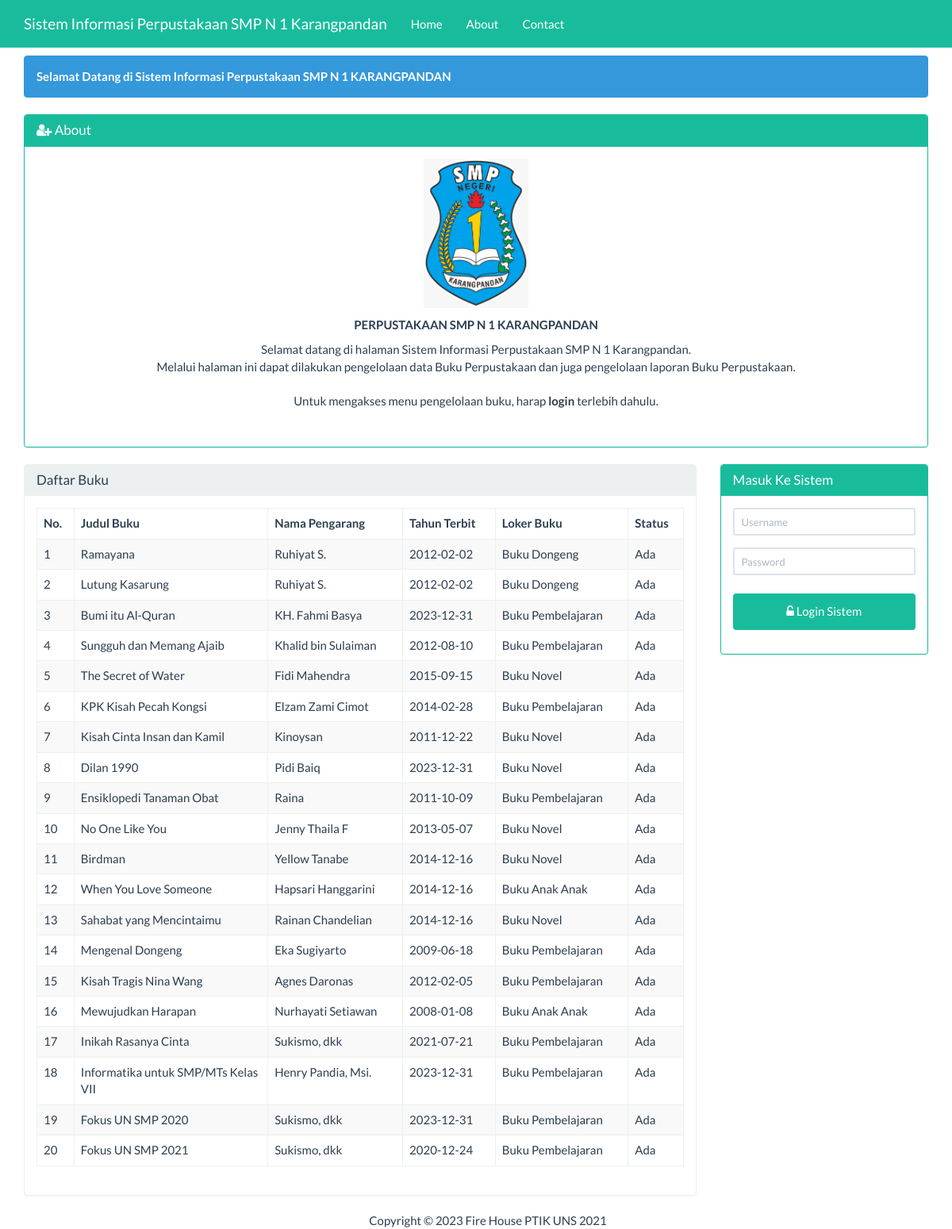
The page / on the database its author committed.
### tables this page shows
CREATE TABLE `buku` (
  `id` int(5) NOT NULL,
  `loker_buku` varchar(25) NOT NULL,
  `no_rak` int(5) NOT NULL,
  `no_laci` int(5) NOT NULL,
  `no_boks` int(5) NOT NULL,
  `judul_buku` varchar(100) NOT NULL,
  `nama_pengarang` varchar(100) NOT NULL,
  `tahun_terbit` date NOT NULL,
  `penerima` varchar(50) NOT NULL,
  `penerbit` varchar(50) NOT NULL,
  `status` varchar(25) NOT NULL,
  `keterangan` varchar(100) NOT NULL
);

### beranda.php (the view, shortened to what this page needs)
<div class="container">
    <div class="row">
        <div class ="col-xs-12">
            <div class="alert alert-info">
                <strong>Selamat Datang di Sistem Informasi Perpustakaan SMP N 1 KARANGPANDAN</strong>
            </div>
        </div>
    </div>
    <div class="row">
        <div class="col-xs-12">
            <div class="panel panel-success">
                <div class="panel-heading">
                    <h3 class="panel-title"><span class="fa fa-user-plus"></span> About</h3>
                </div>
                <div class="panel-body">
                    <table id="deskripsi" class="table table-bordered table-striped table-hover">
                       <thead>
                          <p align="center"><img src="img/logo smp.jpg" width="12%"></img></p>
                          <p class="label-title" align="center"><strong>PERPUSTAKAAN SMP N 1 KARANGPANDAN</strong></p>
                          <p class="col-sm-12 col-xs-12" align="center">
                            Selamat datang di halaman Sistem Informasi Perpustakaan SMP N 1 Karangpandan.<br>
                            Melalui halaman ini dapat dilakukan pengelolaan data Buku Perpustakaan dan juga pengelolaan laporan Buku Perpustakaan.<br><br>
                            Untuk mengakses menu pengelolaan buku, harap <strong>login</strong> terlebih dahulu.<br>
                          </p>
                        </thead>
                    </table>
                </div>
            </div>
        </div>
    </div>
    <div class="row">
        <div class="col-sm-9 col-xs-12">
            <div class="panel panel-default">
                <div class="panel-heading">
                    <h3 class="panel-title">Daftar Buku</h3>
                </div>
                <div class="panel-body">
                     <table id="deskripsi" class="table table-bordered table-striped table-hover">
                        <thead>
                            <tr>
                                <th>No.</th><th width="30%">Judul Buku</th><th>Nama Pengarang</th><th>Tahun Terbit</th><th>Loker Buku</th><th>Status</th>
                            </tr>
                        </thead>
                        <tbody>
                            <?php
                            $sql = "SELECT * FROM buku";
                            $query = mysqli_query($koneksi, $sql) or die("SQL Anda Salah");
                            $nomor = 0;
                            while ($data = mysqli_fetch_array($query)) {
                                $nomor++;
                                ?>
                                <tr>
                                    <td><?= $nomor ?></td>
                                    <td><?= $data['judul_buku'] ?></td>
                                    <td><?= $data['nama_pengarang'] ?></td>
                                    <td><?= $data['tahun_terbit'] ?></td>
                                    <td><?= $data['loker_buku'] ?></td>
                                    <td><?= $data['status'] ?></td>
                                </tr>
                            <?php } ?>
                        </tbody>
                    </table>
                </div>
            </div>
        </div>
        <div class="col-sm-3 col-xs-12">
            <?php if (isset($_SESSION['username'])) { ?>
            <div class="alert alert-info">
                <strong>Welcome <?=$_SESSION['nama']?></strong>
            </div>
            <?php
           } else { ?>
            <div class="panel panel-success">
                <div class="panel-heading">
                    <h3 class="panel-title">Masuk Ke Sistem</h3>
                </div>
                <div class="panel-body">
                    <form class="form-horizontal" action="proses_login.php" method="post">
                        <div class="form-group">
                            <div class="col-sm-12">
                                <input type="text" name="user" class="form-control input-sm" placeholder="Username" required="" autocomplete="off"/>
                            </div>
                        </div>
                        <div class="form-group">
                            <div class="col-sm-12">
                                <input type="password" name="pwd" class="form-control input-sm" placeholder="Password" required="" autocomplete="off"/>
                            </div>
                        </div>
                        <div class="form-group">
                            <div class="col-sm-12">
                                <button type="submit" name="login" value="login" class="btn btn-success btn-block"><span class="fa fa-unlock-alt"></span>
                                    Login Sistem
                                </button>
                            </div>
                    </form>
                </div>
            </div>
        </div>
            <?php } ?>
    </div>
</div>

### index.php (shortened to what this page needs)
<!DOCTYPE html>
<html>
    <head>
        <link href="Assets/css/bootstrap.min.css" rel="stylesheet" type="text/css"/>
        <link href="Assets/css/dataTables.bootstrap.min.css" rel="stylesheet" type="text/css"/>
        <link href="Assets/font-awesome-4.5.0/css/font-awesome.min.css" rel="stylesheet" type="text/css"/>
    </head>
    <body>
        <?php
        require 'menu.php';
        ?>
        <?php
        require 'content.php';
        ?>
        <?php
        require 'footer.php';
        ?>
    </body>
    </html>

### menu.php (shortened to what this page needs)
<nav class="navbar navbar-inverse navbar-fixed-top">
    <div class="container">
        <div class="navbar-header">
            <a class="navbar-brand" href="?page=utama">Sistem Informasi Perpustakaan SMP N 1 Karangpandan</a>
        </div>
        <div id="navbar" class="navbar-collapse collapse">
            <ul class="nav navbar-nav">
                <li><a href="?page=utama">Home</a></li>
                <li><a href="?page=about&actions=tampil">About</a></li>
                <li><a href="?page=kontak&actions=tampil">Contact</a></li>
            </ul>
        </div>
    </div>
</nav>

### content.php (shortened to what this page needs)
<?php
@$page=$_GET['page'];
if(empty ($page)){
    require 'beranda.php';
}

### footer.php
<div class="container">
    <div class="row">
        <div class="col-xs-12">
            <center>
                Copyright &COPY; <?= date('Y')?> Fire House PTIK UNS 2021
            </center>
        </div>
    </div>
</div>

### index.php (style rules this page uses)
body { margin-top:70px; }
button { background-color: #4CAF50; color: white; padding: 14px 20px; margin: 8px 0; border: none; cursor: pointer; width: 100%; }

### rows shown on the page
buku: judul_buku "Ramayana", nama_pengarang "Ruhiyat S.", tahun_terbit "2012-02-02", loker_buku "Buku Dongeng", status "Ada"
buku: judul_buku "Lutung Kasarung", nama_pengarang "Ruhiyat S.", tahun_terbit "2012-02-02", loker_buku "Buku Dongeng", status "Ada"
buku: judul_buku "Bumi itu Al-Quran", nama_pengarang "KH. Fahmi Basya", tahun_terbit "2023-12-31", loker_buku "Buku Pembelajaran", status "Ada"
buku: judul_buku "Sungguh dan Memang Ajaib", nama_pengarang "Khalid bin Sulaiman", tahun_terbit "2012-08-10", loker_buku "Buku Pembelajaran", status "Ada"
buku: judul_buku "The Secret of Water", nama_pengarang "Fidi Mahendra", tahun_terbit "2015-09-15", loker_buku "Buku Novel", status "Ada"
buku: judul_buku "KPK Kisah Pecah Kongsi", nama_pengarang "Elzam Zami Cimot", tahun_terbit "2014-02-28", loker_buku "Buku Pembelajaran", status "Ada"
buku: judul_buku "Kisah Cinta Insan dan Kamil", nama_pengarang "Kinoysan", tahun_terbit "2011-12-22", loker_buku "Buku Novel", status "Ada"
buku: judul_buku "Dilan 1990", nama_pengarang "Pidi Baiq", tahun_terbit "2023-12-31", loker_buku "Buku Novel", status "Ada"
buku: judul_buku "Ensiklopedi Tanaman Obat", nama_pengarang "Raina", tahun_terbit "2011-10-09", loker_buku "Buku Pembelajaran", status "Ada"
buku: judul_buku "No One Like You", nama_pengarang "Jenny Thaila F", tahun_terbit "2013-05-07", loker_buku "Buku Novel", status "Ada"
buku: judul_buku "Birdman", nama_pengarang "Yellow Tanabe", tahun_terbit "2014-12-16", loker_buku "Buku Novel", status "Ada"
buku: judul_buku "When You Love Someone", nama_pengarang "Hapsari Hanggarini", tahun_terbit "2014-12-16", loker_buku "Buku Anak Anak", status "Ada"
buku: judul_buku "Sahabat yang Mencintaimu", nama_pengarang "Rainan Chandelian", tahun_terbit "2014-12-16", loker_buku "Buku Novel", status "Ada"
buku: judul_buku "Mengenal Dongeng", nama_pengarang "Eka Sugiyarto", tahun_terbit "2009-06-18", loker_buku "Buku Pembelajaran", status "Ada"
buku: judul_buku "Kisah Tragis Nina Wang", nama_pengarang "Agnes Daronas", tahun_terbit "2012-02-05", loker_buku "Buku Pembelajaran", status "Ada"
buku: judul_buku "Mewujudkan Harapan", nama_pengarang "Nurhayati Setiawan", tahun_terbit "2008-01-08", loker_buku "Buku Anak Anak", status "Ada"
buku: judul_buku "Inikah Rasanya Cinta", nama_pengarang "Sukismo, dkk", tahun_terbit "2021-07-21", loker_buku "Buku Pembelajaran", status "Ada"
buku: judul_buku "Informatika untuk SMP/MTs Kelas VII", nama_pengarang "Henry Pandia, Msi.", tahun_terbit "2023-12-31", loker_buku "Buku Pembelajaran", status "Ada"
buku: judul_buku "Fokus UN SMP 2020", nama_pengarang "Sukismo, dkk", tahun_terbit "2023-12-31", loker_buku "Buku Pembelajaran", status "Ada"
buku: judul_buku "Fokus UN SMP 2021", nama_pengarang "Sukismo, dkk", tahun_terbit "2020-12-24", loker_buku "Buku Pembelajaran", status "Ada"
